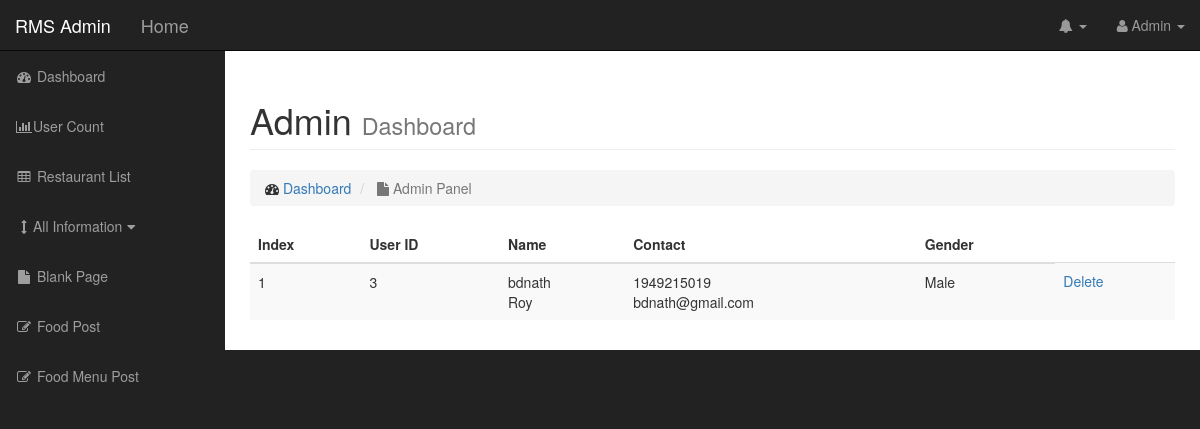
Before: /admin/user_list.php with the older database file.
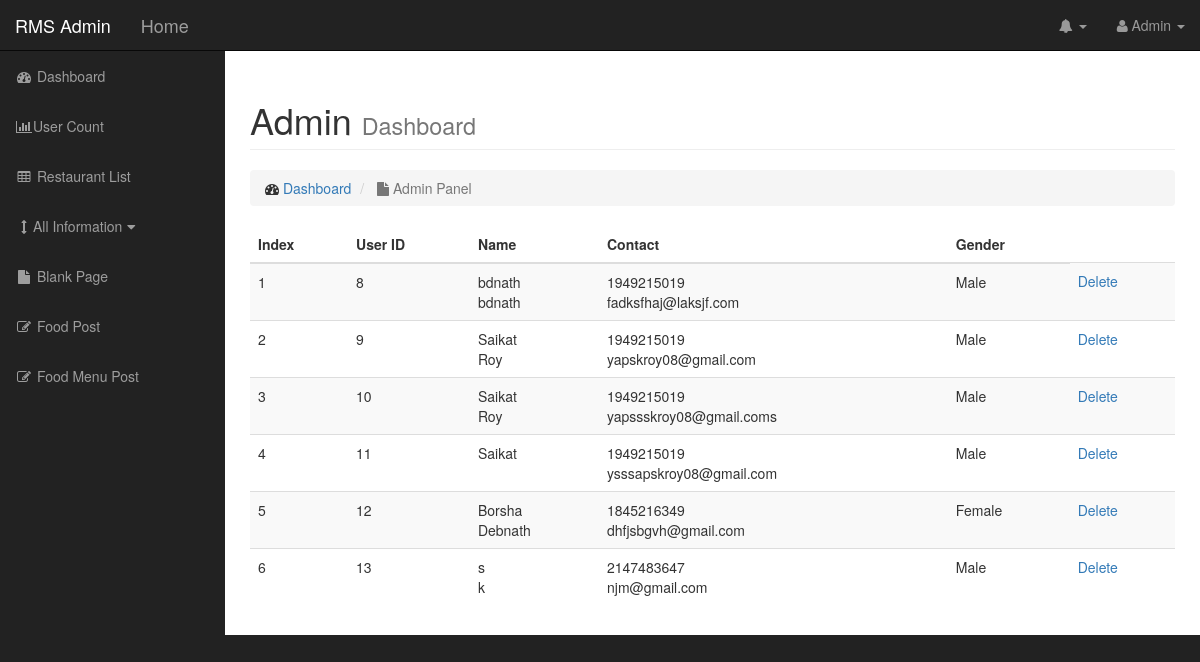
After: the same page with the newer database file.
### tables this page shows
CREATE TABLE `signup` (
  `id` int(11) NOT NULL,
  `first_name` varchar(32) NOT NULL,
  `last_name` varchar(32) NOT NULL,
  `mobile_no` int(15) NOT NULL,
  `email` varchar(32) NOT NULL,
  `password` varchar(40) NOT NULL,
  `gender` varchar(20) NOT NULL
);

### admin/user_list.php (the view, shortened to what this page needs)
<?php include "admin_header.php" ?>
    <div id="wrapper">
<?php include "admin_navigation.php" ?>
<?php include "admin_sidebar.php" ?>
<div class="row">
<div class="col-lg-12">
    <h1 class="page-header">
        Admin
        <small>Dashboard</small>
    </h1>
    <ol class="breadcrumb">
        <li>
            <i class="fa fa-dashboard"></i>  <a href="dashboard.php">Dashboard</a>
        </li>
        <li class="active">
            <i class="fa fa-file"></i> Admin Panel
        </li>
    </ol>
<?php include_once "../server_connect.php";  ?>
<div>
<table class="table table-hover table-striped">
    <thead>
    <th>Index</th>
    <th>User ID</th>
    <th>Name</th>
    <th>Contact</th>
    <th>Gender</th>
    </thead>
    <tbody>
        <?php
                $query = "SELECT * FROM signup";
                $users=mysqli_query($db,$query);
                $user_index=1;
        while ($row=mysqli_fetch_assoc($users)) {
            $user_id = $row['id'];
            $first_name = $row['first_name'];
            $last_name = $row['last_name'];
            $moblie_no = $row['mobile_no'];
            $email = $row['email'];
            $gender= $row['gender'];
            if(($row['email'] != "0")){
            echo "<tr>";
            echo "<td>{$user_index}</td>";
            echo "<td>{$user_id}</td>";
            echo "<td>{$first_name}</br>{$last_name}</td>";
            echo "<td>{$moblie_no}</br>{$email}</td>";
            echo "<td>{$gender}</td>";
            echo"<td> <a href='user_list.php?delete={$user_id}'> Delete </a> </td>";
            echo "</tr>";
            $user_index++;
            }
        }
        ?>
    </tbody>
</table>
</div>
    </div>
<?php include "admin_footer.php" ?>

### admin/admin_header.php (shortened to what this page needs)
<!DOCTYPE html>
<html lang="en">
<head>
    <link href="css/bootstrap.min.css" rel="stylesheet">
    <link href="css/sb-admin.css" rel="stylesheet">
    <link href="font-awesome/css/font-awesome.min.css" rel="stylesheet" type="text/css">
</head>
<body>

### admin/admin_navigation.php (shortened to what this page needs)
<nav class="navbar navbar-inverse navbar-fixed-top" role="navigation">
    <div class="navbar-header">
        <a class="navbar-brand" href="rms_admin.php">RMS Admin</a>
        <a class="navbar-brand" href="../index.php">Home</a>
    </div>
    <ul class="nav navbar-right top-nav">
        <li class="dropdown">
            <a href="#" class="dropdown-toggle" data-toggle="dropdown"><i class="fa fa-bell"></i> <b class="caret"></b></a>
        </li>
        <li class="dropdown">
            <a href="#" class="dropdown-toggle" data-toggle="dropdown"><i class="fa fa-user"></i> Admin <b class="caret"></b></a>
        </li>
    </ul>

### admin/admin_sidebar.php (shortened to what this page needs)
            <div class="collapse navbar-collapse navbar-ex1-collapse">
                <ul class="nav navbar-nav side-nav">
                    <li>
                        <a href="dashboard.php"><i class="fa fa-fw fa-dashboard"></i> Dashboard</a>
                    </li>
<?php
if (isset($_SESSION['r_name'])) {
    echo "
                    <li class=''>
                        <a href='blank_page.php'><i class='fa fa-fw fa-file'></i> Blank Page</a>
                    </li>
                    </li>
                    <li>
                        <a href='create_post.php'><i class='fa fa-fw fa-edit'></i> Food Post</a>
                    </li>
                    <li>
                        <a href='menu_post.php'><i class='fa fa-fw fa-edit'></i> Food Menu Post</a>
                    </li>
    ";
} else{
    echo "
                    <li>
                        <a href='user_count.php'><i class='fa fa-fw fa-bar-chart-o'></i>User Count</a>
                    </li>
                    <li>
                        <a href='restaurant_data.php'><i class='fa fa-fw fa-table'></i> Restaurant List</a>
                <li>
                    <a href='javascript:;' data-toggle='collapse' data-target='#demo'><i class='fa fa-fw fa-arrows-v'></i>All Information<i class='fa fa-fw fa-caret-down'></i></a>
                    <ul id='demo' class='collapse'>
                        <li>
                        <a href='user_list.php'>User List</a>
                        </li>
                        <li>
                        <a href='restaurant_data.php'>Restaurant List</a>
                        </li>
                        </ul>
                </li>
                    <li class=''>
                        <a href='blank_page.php'><i class='fa fa-fw fa-file'></i> Blank Page</a>
                    </li>
                    </li>
                    <li>
                        <a href='create_post.php'><i class='fa fa-fw fa-edit'></i> Food Post</a>
                    </li>
                    <li>
                        <a href='menu_post.php'><i class='fa fa-fw fa-edit'></i> Food Menu Post</a>
                    </li>
";
}
 ?>
                </ul>
            </div>
        </nav>
        <div id="page-wrapper">
            <div class="container-fluid">

### admin/admin_footer.php (shortened to what this page needs)
                    </div>
                </div>
            </div>
        </div>
</body>
</html>

### admin/css/sb-admin.css (style rules this page uses)
body { margin-top: 100px; background-color: #222; }
@media (min-width:768px) { body { margin-top: 50px; } }
#wrapper { padding-left: 0; }
#page-wrapper { width: 100%; padding: 0; background-color: #fff; }
@media (min-width:768px) { #wrapper { padding-left: 225px; } }
@media (min-width:768px) { #page-wrapper { padding: 10px; } }
.top-nav { padding: 0 15px; }
.top-nav>li { display: inline-block; float: left; }
.top-nav>li>a { padding-top: 15px; padding-bottom: 15px; line-height: 20px; color: #999; }
@media (min-width:768px) { .side-nav { position: fixed; top: 51px; left: 225px; width: 225px; margin-left: -225px; border: none; border-radius: 0; overflow-y: auto; background-color: #222; } }
@media (min-width:768px) { .side-nav>li>a { width: 225px; } }

Changed rows visible on the page:
removed signup: id "3", first_name "bdnath", last_name "Roy", mobile_no "1949215019", email "bdnath@gmail.com", gender "Male"
added signup: id "8", first_name "bdnath", last_name "bdnath", mobile_no "1949215019", email "fadksfhaj@laksjf.com", gender "Male"
added signup: id "9", first_name "Saikat", last_name "Roy", mobile_no "1949215019", email "yapskroy08@gmail.com", gender "Male"
added signup: id "10", first_name "Saikat", last_name "Roy", mobile_no "1949215019", email "yapssskroy08@gmail.coms", gender "Male"
added signup: id "11", first_name "Saikat", mobile_no "1949215019", email "ysssapskroy08@gmail.com", gender "Male"
added signup: id "12", first_name "Borsha", last_name "Debnath", mobile_no "1845216349", email "dhfjsbgvh@gmail.com", gender "Female"
added signup: id "13", first_name "s", last_name "k", mobile_no "2147483647", email "njm@gmail.com", gender "Male"
